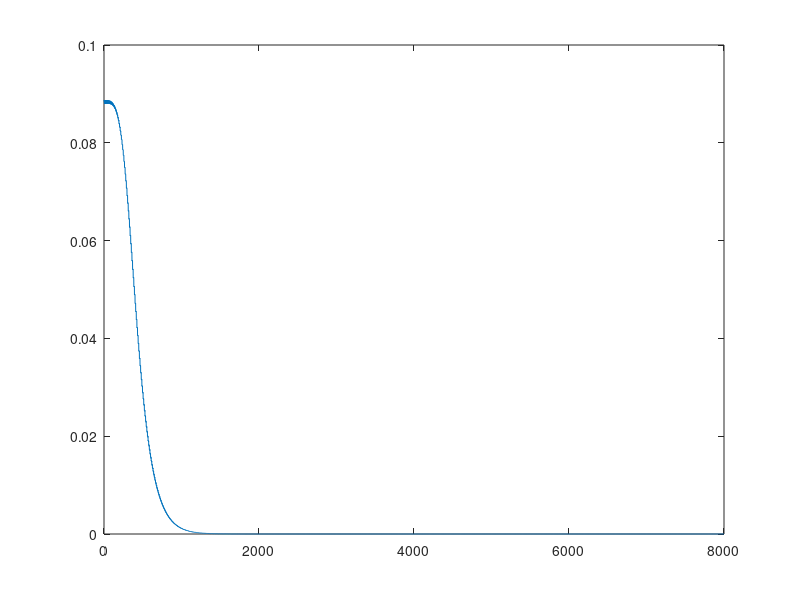

Recreate this plot in MATLAB.
clear, clc
%sigmoid

X=[[1 0 0 0 0 0 0 0]
    [0 1 0 0 0 0 0 0]
    [0 0 1 0 0 0 0 0]
    [0 0 0 1 0 0 0 0]
    [0 0 0 0 1 0 0 0]
    [0 0 0 0 0 1 0 0]
    [0 0 0 0 0 0 1 0]
    [0 0 0 0 0 0 0 1]];

Y = X;

%h_Wb=f(W'.*X);
[n_nodes_in, n_samples] = size(X);

% Number of nodes in each layer
nodes_in_1 = 8;
nodes_hid_2 = 3;
nodes_out_3 = 8;

alpha = 0.01;
lambda = 0.001;

W_1 = normrnd(0, 0.01, nodes_hid_2, nodes_in_1);
b_1 = normrnd(0, 0.01, nodes_hid_2, 1);

D_W_1 = zeros(nodes_hid_2, nodes_in_1);
D_b_1 = zeros(nodes_hid_2, 1);

W_2 = normrnd(0, 0.01, nodes_out_3, nodes_hid_2);
b_2 = normrnd(0, 0.01, nodes_out_3, 1);

D_W_2 = zeros(nodes_out_3, nodes_hid_2);
D_b_2 = zeros(nodes_out_3, 1);

c = 0;

for i = 1:1000
    for sample = 1:n_samples
        c = c + 1;
        a_1 = X(:, sample);
        
        z_2 = W_1 * X(:, sample) + b_1;
        a_2 = 1 ./ (1+exp(-(z_2)));
        
        z_3 = W_2 * a_2 + b_2;
        a_3 = 1 ./ (1+exp(-(z_3)));
        
        delta_3 = -(Y(:, sample) - a_3) .* (a_3 .* (1 - a_3));
        
        delta_2 = (W_2' * delta_3) .* (a_2 .* (1  - a_2));
        
        J_W_1 = delta_2 * a_1';
        J_b_1 = delta_2;
        
        J_W_2 = delta_3 * a_2';
        J_b_2 = delta_3;
        
        D_W_1 = D_W_1 + J_W_1;
        D_b_1 = D_b_1 + J_b_1;
        
        D_W_2 = D_W_2 + J_W_2;
        D_b_2 = D_b_2 + J_b_2;

        errors(c) = std(delta_3);
    end
    
    W_1 = W_1 - alpha * ((D_W_1 / n_samples) + lambda * W_1);
    b_1 = b_1 - alpha * ((D_b_1 / n_samples));
    
    W_2 = W_2 - alpha * ((D_W_2 / n_samples) + lambda * W_2);
    b_2 = b_2 - alpha * ((D_b_2 / n_samples));
end
plot(errors);